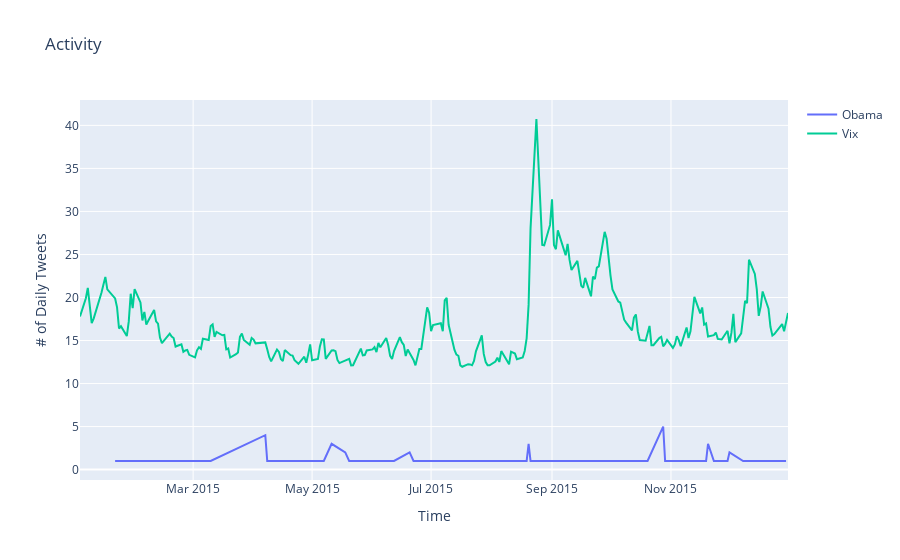

Notebook cell for this chart:
### Code cell
words_stocks('climate', '01/01/15','01/01/16' )

### Figure 1 — Plotly figure (JSON) as saved in the notebook; plotly's stock layout.template omitted (floating-point values rounded to 4 significant figures; data arrays with more than 128 entries replaced by an {"elided": "..."} marker saying what was removed)
{"data": [{"name": "Obama", "type": "scatter", "x": ["2015-12-30", "2015-12-12", "2015-12-10", "2015-12-09", "2015-12-08", "2015-12-01", "2015-11-30", "2015-11-27", "2015-11-23", "2015-11-20", "2015-11-19", "2015-11-18", "2015-11-16", "2015-11-13", "2015-11-06", "2015-10-29", "2015-10-28", "2015-10-20", "2015-10-15", "2015-09-17", "2015-09-02", "2015-09-01", "2015-08-29", "2015-08-25", "2015-08-24", "2015-08-21", "2015-08-20", "2015-08-19", "2015-08-17", "2015-08-13", "2015-08-05", "2015-08-03", "2015-07-29", "2015-06-23", "2015-06-22", "2015-06-20", "2015-06-12", "2015-05-29", "2015-05-27", "2015-05-20", "2015-05-18", "2015-05-11", "2015-05-07", "2015-05-06", "2015-05-04", "2015-04-24", "2015-04-22", "2015-04-17", "2015-04-08", "2015-04-07", "2015-03-10", "2015-02-18", "2015-02-13", "2015-01-23", "2015-01-22", "2015-01-20"], "y": [1, 1, 1, 1, 1, 2, 1, 1, 1, 3, 1, 1, 1, 1, 1, 1, 5, 1, 1, 1, 1, 1, 1, 1, 1, 1, 3, 1, 1, 1, 1, 1, 1, 1, 1, 2, 1, 1, 1, 1, 2, 3, 1, 1, 1, 1, 1, 1, 1, 4, 1, 1, 1, 1, 1, 1]}, {"name": "Trump", "type": "scatter", "x": [], "y": []}, {"name": "Vix", "type": "scatter", "x": {"elided": "252 str values"}, "y": {"elided": "252 float values"}}], "layout": {"title": {"text": "Activity"}, "xaxis": {"anchor": "y", "domain": [0, 1], "title": {"text": "Time"}}, "yaxis": {"anchor": "x", "domain": [0, 1], "title": {"text": "# of Daily Tweets"}}}}
